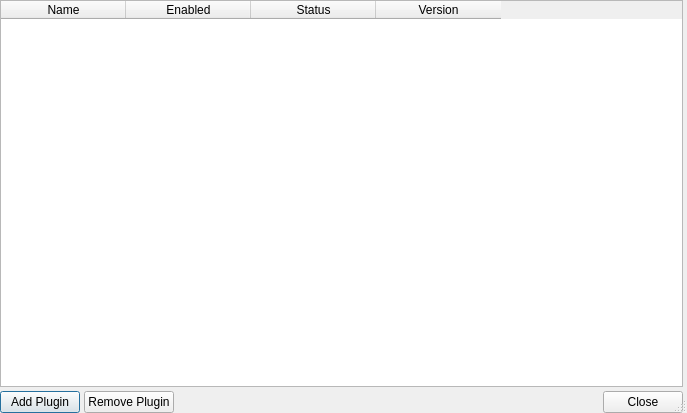
<?xml version="1.0" encoding="UTF-8"?>
<ui version="4.0">
 <class>AboutPlugins</class>
 <widget class="QDialog" name="AboutPlugins">
  <property name="geometry">
   <rect>
    <x>0</x>
    <y>0</y>
    <width>687</width>
    <height>413</height>
   </rect>
  </property>
  <property name="windowTitle">
   <string>Installed Plugins</string>
  </property>
  <property name="sizeGripEnabled">
   <bool>true</bool>
  </property>
  <layout class="QGridLayout" name="gridLayout">
   <property name="leftMargin">
    <number>0</number>
   </property>
   <property name="topMargin">
    <number>0</number>
   </property>
   <property name="rightMargin">
    <number>0</number>
   </property>
   <property name="bottomMargin">
    <number>0</number>
   </property>
   <property name="spacing">
    <number>4</number>
   </property>
   <item row="0" column="0">
    <layout class="QVBoxLayout" name="verticalLayout">
     <item>
      <widget class="QTableWidget" name="pluginsTable">
       <property name="sizePolicy">
        <sizepolicy hsizetype="Preferred" vsizetype="Expanding">
         <horstretch>0</horstretch>
         <verstretch>0</verstretch>
        </sizepolicy>
       </property>
       <property name="verticalScrollBarPolicy">
        <enum>Qt::ScrollBarAsNeeded</enum>
       </property>
       <property name="horizontalScrollBarPolicy">
        <enum>Qt::ScrollBarAsNeeded</enum>
       </property>
       <property name="editTriggers">
        <set>QAbstractItemView::NoEditTriggers</set>
       </property>
       <attribute name="horizontalHeaderDefaultSectionSize">
        <number>125</number>
       </attribute>
       <attribute name="horizontalHeaderMinimumSectionSize">
        <number>35</number>
       </attribute>
       <attribute name="horizontalHeaderStretchLastSection">
        <bool>false</bool>
       </attribute>
       <attribute name="verticalHeaderVisible">
        <bool>false</bool>
       </attribute>
       <column>
        <property name="text">
         <string>Name</string>
        </property>
       </column>
       <column>
        <property name="text">
         <string>Enabled</string>
        </property>
        <property name="textAlignment">
         <set>AlignCenter</set>
        </property>
       </column>
       <column>
        <property name="text">
         <string>Status</string>
        </property>
       </column>
       <column>
        <property name="text">
         <string>Version</string>
        </property>
       </column>
      </widget>
     </item>
     <item>
      <layout class="QHBoxLayout" name="horizontalLayout">
       <item>
        <widget class="QPushButton" name="addPluginBtn">
         <property name="text">
          <string>Add Plugin</string>
         </property>
        </widget>
       </item>
       <item>
        <widget class="QPushButton" name="removePluginBtn">
         <property name="text">
          <string>Remove Plugin</string>
         </property>
        </widget>
       </item>
       <item>
        <spacer name="horizontalSpacer">
         <property name="orientation">
          <enum>Qt::Horizontal</enum>
         </property>
         <property name="sizeHint" stdset="0">
          <size>
           <width>40</width>
           <height>20</height>
          </size>
         </property>
        </spacer>
       </item>
       <item>
        <widget class="QPushButton" name="closeBtn">
         <property name="text">
          <string>Close</string>
         </property>
         <property name="default">
          <bool>false</bool>
         </property>
        </widget>
       </item>
      </layout>
     </item>
    </layout>
   </item>
   <item row="0" column="1">
    <widget class="PluginDetails" name="m_PluginDetails" native="true"/>
   </item>
  </layout>
 </widget>
 <customwidgets>
  <customwidget>
   <class>PluginDetails</class>
   <extends>QWidget</extends>
   <header location="global">PluginDetails.h</header>
   <container>1</container>
  </customwidget>
 </customwidgets>
 <resources/>
 <connections/>
</ui>
